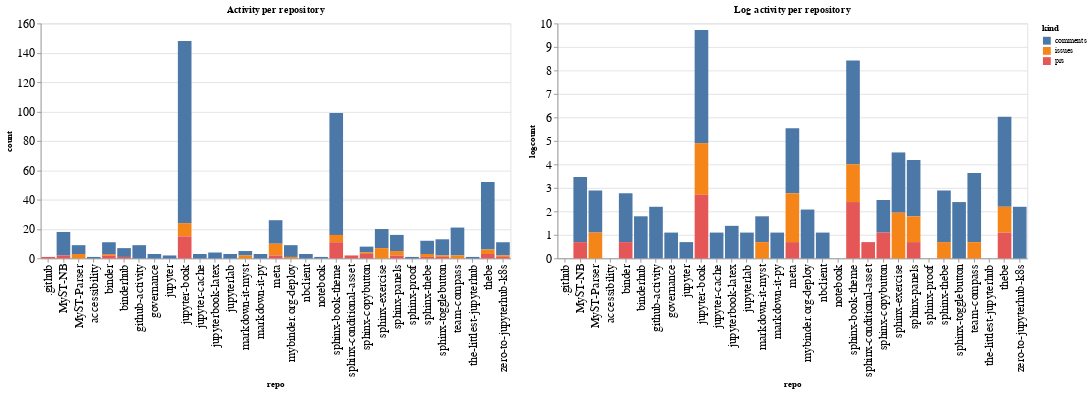

Notebook cell for this chart:
### Code cell
ch1 = alt.Chart(repo_summaries, width=600, title="Activity per repository").mark_bar().encode(
    x='repo',
    y='count',
    color='kind',
    tooltip="kind"
)

ch2 = alt.Chart(repo_summaries, width=600, title="Log activity per repository").mark_bar().encode(
    x='repo',
    y='logcount',
    color='kind',
    tooltip="kind"
)

ch1 | ch2

### Figure 1 — Vega-Lite specification as saved in the notebook (floating-point values rounded to 4 significant figures)
{"config": {"axisLeft": {"labelFontSize": 15}, "axisBottom": {"labelFontSize": 15}}, "hconcat": [{"mark": "bar", "encoding": {"color": {"type": "nominal", "field": "kind"}, "tooltip": {"type": "nominal", "field": "kind"}, "x": {"type": "nominal", "field": "repo"}, "y": {"type": "quantitative", "field": "count"}}, "title": "Activity per repository", "width": 600}, {"mark": "bar", "encoding": {"color": {"type": "nominal", "field": "kind"}, "tooltip": {"type": "nominal", "field": "kind"}, "x": {"type": "nominal", "field": "repo"}, "y": {"type": "quantitative", "field": "logcount"}}, "title": "Log activity per repository", "width": 600}], "data": {"name": "data-b7063383737f8cce2432b55aeed57b45"}, "$schema": "https://vega.github.io/schema/vega-lite/v4.8.1.json", "datasets": {"data-b7063383737f8cce2432b55aeed57b45": [{"repo": ".github", "kind": "prs", "count": 1, "logcount": 0.0}, {"repo": "MyST-NB", "kind": "comments", "count": 16, "logcount": 2.773}, {"repo": "MyST-NB", "kind": "prs", "count": 2, "logcount": 0.6931}, {"repo": "MyST-Parser", "kind": "comments", "count": 6, "logcount": 1.792}, {"repo": "MyST-Parser", "kind": "issues", "count": 3, "logcount": 1.099}, {"repo": "accessibility", "kind": "comments", "count": 1, "logcount": 0.0}, {"repo": "binder", "kind": "comments", "count": 8, "logcount": 2.079}, {"repo": "binder", "kind": "issues", "count": 1, "logcount": 0.0}, {"repo": "binder", "kind": "prs", "count": 2, "logcount": 0.6931}, {"repo": "binderhub", "kind": "comments", "count": 6, "logcount": 1.792}, {"repo": "binderhub", "kind": "prs", "count": 1, "logcount": 0.0}, {"repo": "github-activity", "kind": "comments", "count": 9, "logcount": 2.197}, {"repo": "governance", "kind": "comments", "count": 3, "logcount": 1.099}, {"repo": "jupyter", "kind": "comments", "count": 2, "logcount": 0.6931}, {"repo": "jupyter-book", "kind": "comments", "count": 124, "logcount": 4.82}, {"repo": "jupyter-book", "kind": "issues", "count": 9, "logcount": 2.197}, {"repo": "jupyter-book", "kind": "prs", "count": 15, "logcount": 2.708}, {"repo": "jupyter-cache", "kind": "comments", "count": 3, "logcount": 1.099}, {"repo": "jupyterbook-latex", "kind": "comments", "count": 4, "logcount": 1.386}, {"repo": "jupyterlab", "kind": "comments", "count": 3, "logcount": 1.099}, {"repo": "markdown-it-myst", "kind": "comments", "count": 3, "logcount": 1.099}, {"repo": "markdown-it-myst", "kind": "issues", "count": 2, "logcount": 0.6931}, {"repo": "markdown-it-py", "kind": "comments", "count": 3, "logcount": 1.099}, {"repo": "meta", "kind": "comments", "count": 16, "logcount": 2.773}, {"repo": "meta", "kind": "issues", "count": 8, "logcount": 2.079}, {"repo": "meta", "kind": "prs", "count": 2, "logcount": 0.6931}, {"repo": "mybinder.org-deploy", "kind": "comments", "count": 8, "logcount": 2.079}, {"repo": "mybinder.org-deploy", "kind": "issues", "count": 1, "logcount": 0.0}, {"repo": "nbclient", "kind": "comments", "count": 3, "logcount": 1.099}, {"repo": "notebook", "kind": "comments", "count": 1, "logcount": 0.0}, {"repo": "sphinx-book-theme", "kind": "comments", "count": 83, "logcount": 4.419}, {"repo": "sphinx-book-theme", "kind": "issues", "count": 5, "logcount": 1.609}, {"repo": "sphinx-book-theme", "kind": "prs", "count": 11, "logcount": 2.398}, {"repo": "sphinx-conditional-asset", "kind": "prs", "count": 2, "logcount": 0.6931}, {"repo": "sphinx-copybutton", "kind": "comments", "count": 4, "logcount": 1.386}, {"repo": "sphinx-copybutton", "kind": "issues", "count": 1, "logcount": 0.0}, {"repo": "sphinx-copybutton", "kind": "prs", "count": 3, "logcount": 1.099}, {"repo": "sphinx-exercise", "kind": "comments", "count": 13, "logcount": 2.565}, {"repo": "sphinx-exercise", "kind": "issues", "count": 7, "logcount": 1.946}, {"repo": "sphinx-panels", "kind": "comments", "count": 11, "logcount": 2.398}, {"repo": "sphinx-panels", "kind": "issues", "count": 3, "logcount": 1.099}, {"repo": "sphinx-panels", "kind": "prs", "count": 2, "logcount": 0.6931}, {"repo": "sphinx-proof", "kind": "comments", "count": 1, "logcount": 0.0}, {"repo": "sphinx-thebe", "kind": "comments", "count": 9, "logcount": 2.197}, {"repo": "sphinx-thebe", "kind": "issues", "count": 2, "logcount": 0.6931}, {"repo": "sphinx-thebe", "kind": "prs", "count": 1, "logcount": 0.0}, {"repo": "sphinx-togglebutton", "kind": "comments", "count": 11, "logcount": 2.398}, {"repo": "sphinx-togglebutton", "kind": "issues", "count": 1, "logcount": 0.0}, {"repo": "sphinx-togglebutton", "kind": "prs", "count": 1, "logcount": 0.0}, {"repo": "team-compass", "kind": "comments", "count": 19, "logcount": 2.944}, {"repo": "team-compass", "kind": "issues", "count": 2, "logcount": 0.6931}, {"repo": "the-littlest-jupyterhub", "kind": "comments", "count": 1, "logcount": 0.0}, {"repo": "thebe", "kind": "comments", "count": 46, "logcount": 3.829}, {"repo": "thebe", "kind": "issues", "count": 3, "logcount": 1.099}, {"repo": "thebe", "kind": "prs", "count": 3, "logcount": 1.099}, {"repo": "zero-to-jupyterhub-k8s", "kind": "comments", "count": 9, "logcount": 2.197}, {"repo": "zero-to-jupyterhub-k8s", "kind": "issues", "count": 1, "logcount": 0.0}, {"repo": "zero-to-jupyterhub-k8s", "kind": "prs", "count": 1, "logcount": 0.0}]}}
